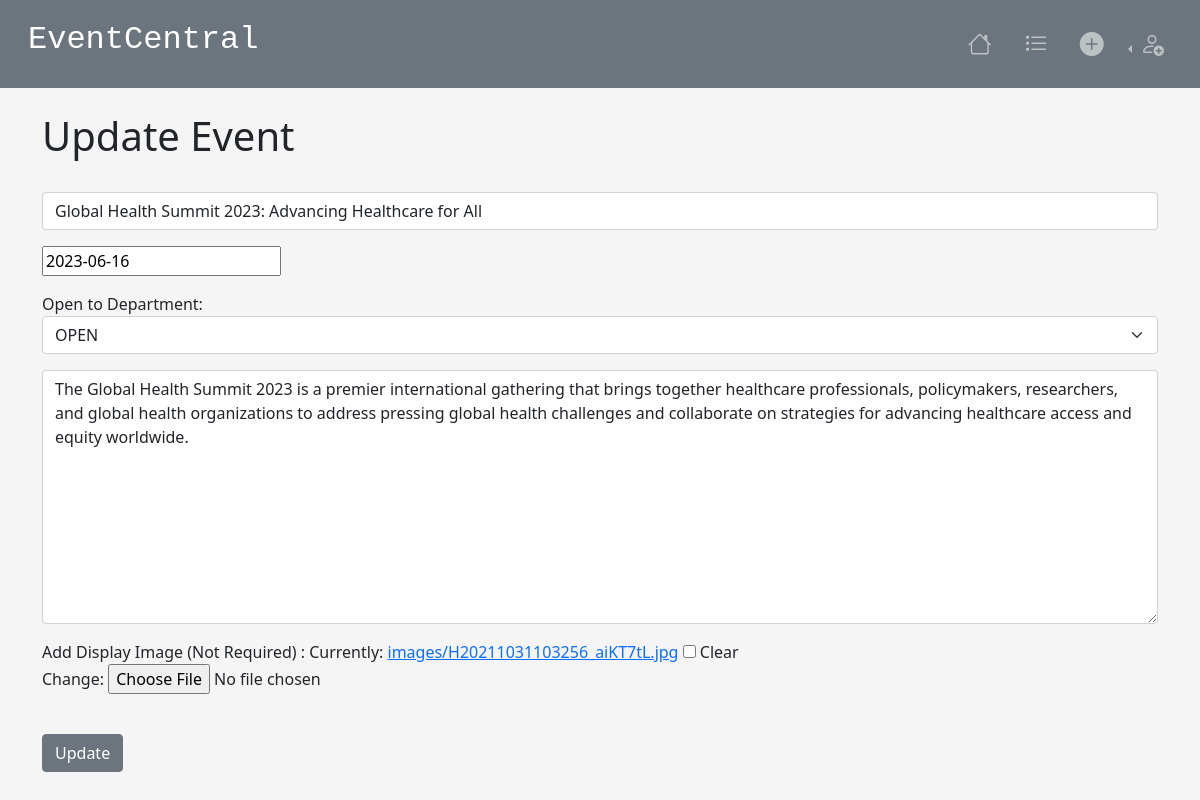
The app's page /update_event/3 with its own data.
### eventcentral/models.py (models this page shows, shortened)
class Event(models.Model):
    name = models.CharField('Event Name', max_length=100)
    event_date = models.DateField('Event Date')
    description = models.TextField()
    opentodept = models.CharField(max_length=50, choices=DEPT_CHOICES)
    event_image = models.ImageField(null=True, blank=True, upload_to="images/")

### eventcentral/views.py (the view)
# urls.py: path('update_event/<event_id>', views.update_event, name ='update-event'),
def update_event(request, event_id):
    event=Event.objects.get(pk=event_id)
    form=EventForm(request.POST or None, instance=event)
    if form.is_valid():
        form.save()
        return redirect('list-events')
    return render(request,'eventcentral/update_event.html',
                  {'event': event,
                   'form': form})

### eventcentral/forms.py
class EventForm(ModelForm):
    class Meta:
        model = Event
        fields= ('name', 'event_date','opentodept', 'description','event_image',)
        labels = {
            'name' : '',
            'event_date' : '',
            'opentodept' : 'Open to Department',
            'description' : '',
            'event_image' : 'Add Display Image (Not Required) ',
        }
        widgets = {
            'name' : forms.TextInput(attrs={'class':'form-control','placeholder': 'Event Title'}),
            'event_date' : DatePickerInput(options={"format": "YYYY-MM-DD"}),
            'description' : forms.Textarea(attrs={'class':'form-control','placeholder': 'Description'}),
            'opentodept' : forms.Select(attrs={'class':"form-select",})
        }

### eventcentral/templates/eventcentral/update_event.html (shortened to what this page needs)
{% extends 'eventcentral/base.html' %}
{% block content %}
{% load static %}
<h1>Update Event</h1>
<br>
<form action="" method=POST>
    {{ form.as_p }}
    <br>
    <input type="submit" value="Update" class="btn btn-secondary">
</form>
{% endblock %}

### eventcentral/templates/eventcentral/base.html (style rules this page uses)
body { background: whitesmoke; }

### records on screen
Event: name "Global Health Summit 2023: Advancing Healthcare for All", event_date "2023-06-16", opentodept "OPEN", description "The Global Health Summit 2023 is a premier international gathering that brings together healthcare professionals, policymakers, researchers, and global health organizations to address pressing global health challenges and collaborate on strategies for advancing healthcare access and equity worldwide."
